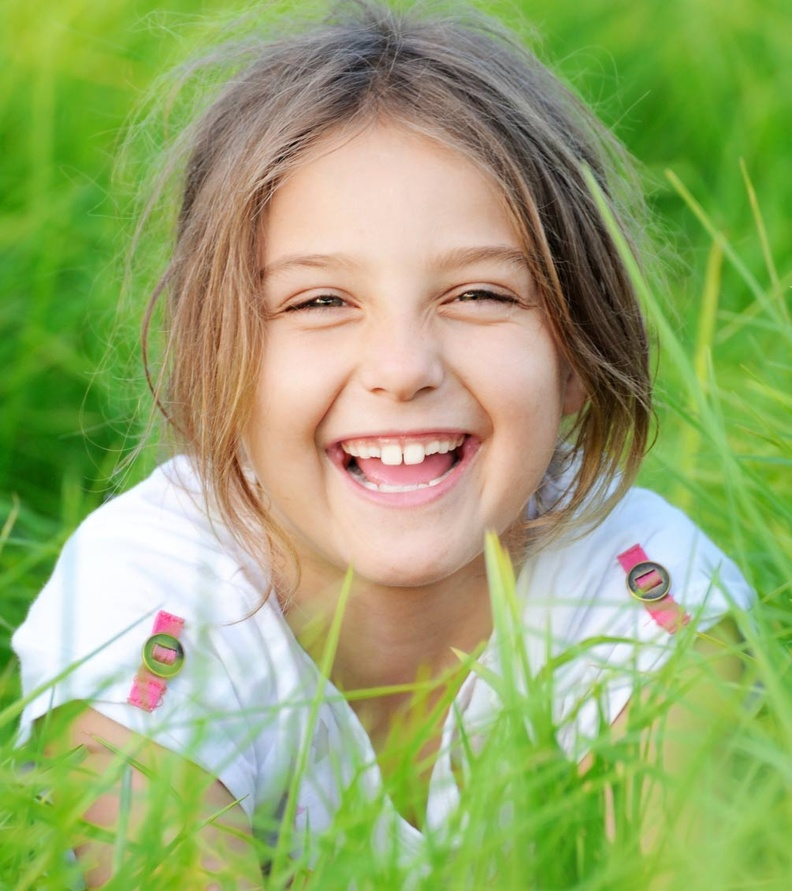
#> input picture aiProject/data/imgone.jpg, 792 x 891 px, shrunk from 1005 x 1130 before the run
$ python FirstChap.py
#> lines starting #> are read from the running program, lines starting #| are printed output that depends on the picture; after the words box and inside, x2 and y2 are one past the last pixel; in counts of white or black regions, pixels touching at a corner belong together
import cv2
import numpy as np
print("Package succesfully imported")

#so to play around with images use the class cv2 and include/import in the project this package: OPENCV
#read images from the folder
img = cv2.imread("data/imgone.jpg")
#> img is the input picture: shape (891, 792, 3); mean B, G, R 109.2, 168.7, 151.6
#print(img.shape) #print the dimension of the picture
#imgg = cv2.cvtColor(img, cv2.COLOR_BGR2GRAY) #add effects

#display the image
cv2.imshow("Import img",img)

#cv2.imshow("Black and white colors",imgg)
cv2.waitKey(0)


imf = np.zeros((500,500)) #create an output image matrix with given dimession
print(imf.shape)

cv2.line(img,(0,0), (300,300), (0,255,0), 3)
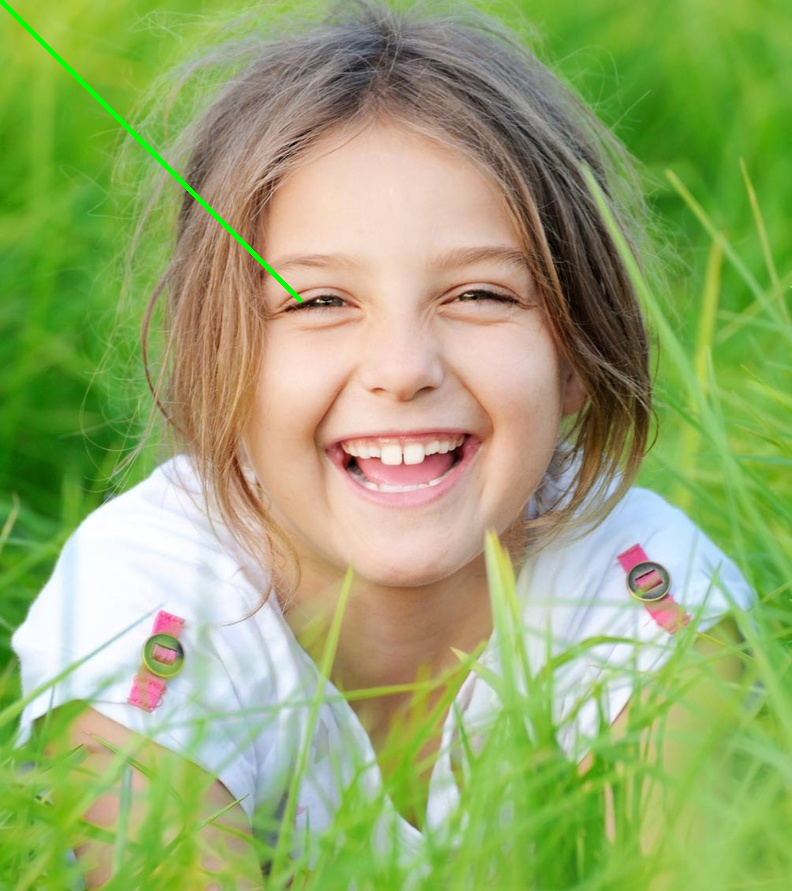
#> img: shape (891, 792, 3); 0.3% of pixels changed, all inside (x1, y1, x2, y2) = (0, 0, 303, 303)
